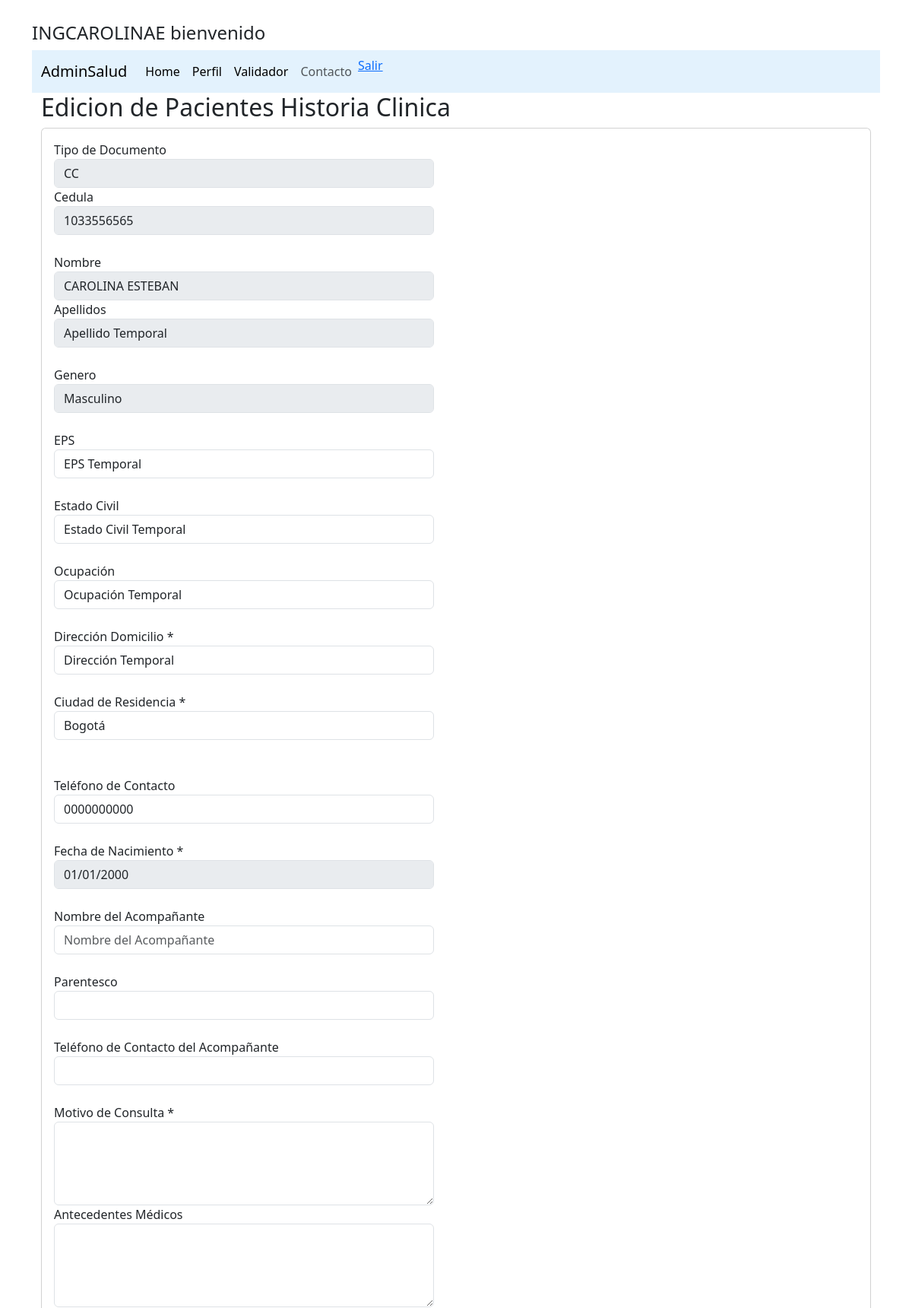
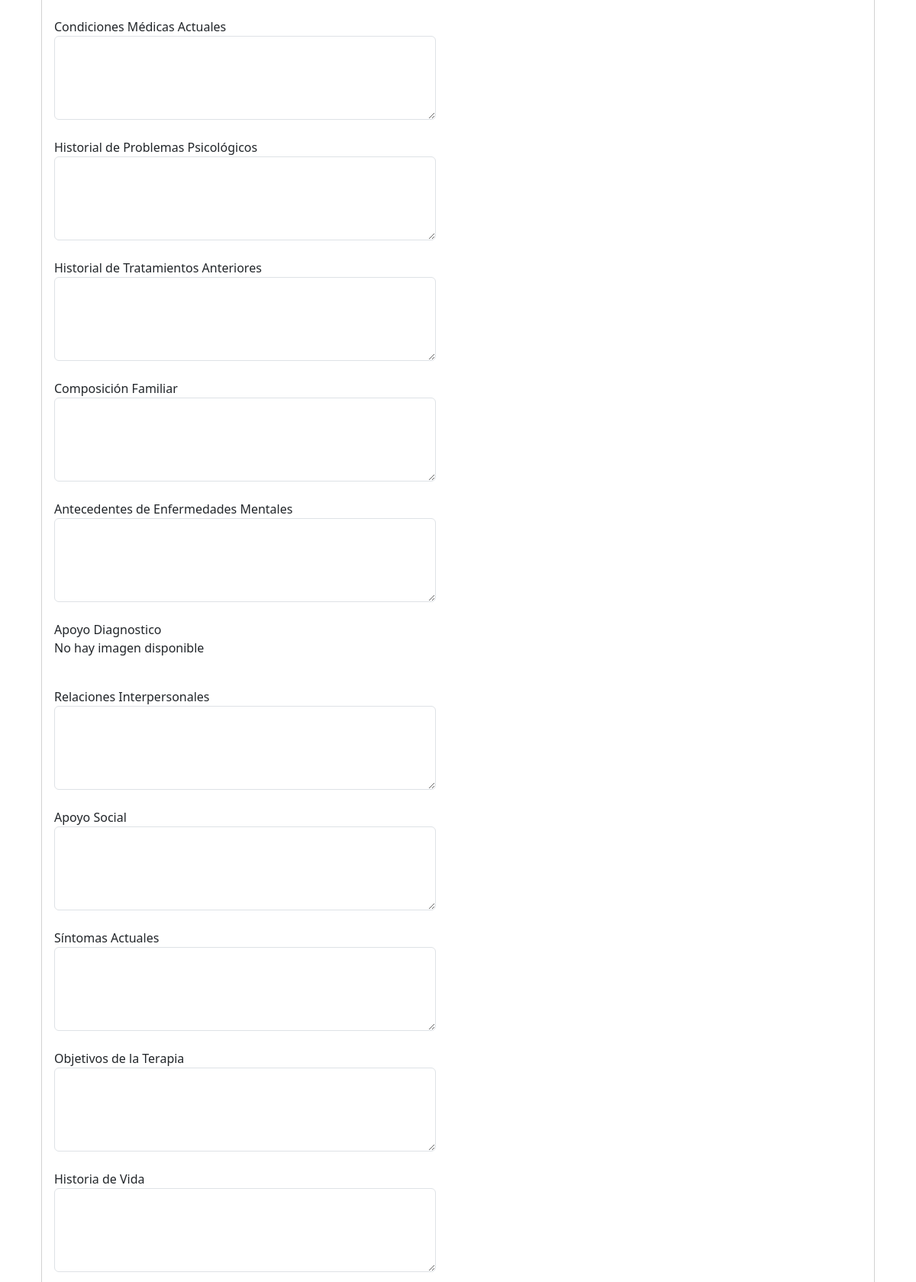
Page /editarPaciente/1033556565 (signed in, upper part) on the committed database (2 pictures, top to bottom).
### Aplicaciones/HC/models.py (models this page shows, shortened)
class Paciente(models.Model):
    class TipoDocumentoChoices(models.TextChoices):
        CC = 'CC', 'Cédula de Ciudadanía'
        CE = 'CE', 'Cédula de Extranjería'
        TI = 'TI', 'Tarjeta de Identidad'
        RC = 'RC', 'Registro Civil'
        PA = 'PA', 'Pasaporte'
    CIUDADES_COLOMBIA = [
        ('Bogotá', 'Bogotá'),
        ('Medellín', 'Medellín'),
        ('Cali', 'Cali'),
        ('Barranquilla', 'Barranquilla'),
        ('Cartagena', 'Cartagena'),
        ('Cúcuta', 'Cúcuta'),
        ('Bucaramanga', 'Bucaramanga'),
        ('Pereira', 'Pereira'),
        ('Santa Marta', 'Santa Marta'),
        ('Ibagué', 'Ibagué'),
    ]
    id_user = models.IntegerField(default=0)
    cc = models.IntegerField(primary_key=True, max_length=10)
    nombre = models.CharField(max_length=100, null=False)
    apellidos = models.CharField(max_length=100, null=False)
    genero = models.CharField(max_length=10, choices=[('Masculino', 'Masculino'), ('Femenino', 'Femenino'), ('Otro', 'Otro')], null=False)
    eps = models.CharField(max_length=100)
    estado_civil = models.CharField(max_length=50)
    ocupacion = models.CharField(max_length=100)
    direccion_domicilio = models.CharField(max_length=200, null=False)
    ciudad_residencia = models.CharField(max_length=100, choices=CIUDADES_COLOMBIA, null=False)
    tel_contacto = models.CharField(max_length=20, null=False)
    TipoDocumento = models.CharField(
        max_length=2,
        choices=TipoDocumentoChoices.choices,
        default=TipoDocumentoChoices.CC
    )
    fechaNacimiento = models.DateField(default='2000-01-01')
    nombreAcompanante = models.CharField(max_length=150, default='')
    parentesco = models.CharField(max_length=50, default='')
    tel_contacto_acompanante = models.CharField(max_length=20, default='')
    motivoConsulta = models.TextField(default='', null=False)
    AntecedentesMedicos = models.TextField(default='')
    CondicionesMedicasAct = models.TextField(default='')
    His_problemasPsicologicos = models.TextField(default='')
    His_tratamientoAnteriones = models.TextField(default='')
    composicionFamiliar = models.TextField(default='')
    antecedentesdeEnfermedadesMentales = models.TextField(default='')
    RelacionesInterpersonales = models.TextField(default='')
    ApoyoSocial = models.TextField(default='')
    SintomasActuales = models.TextField(default='')
    objetivosdelaTerapia = models.TextField(default='')
    HistoriadeVida = models.TextField(default='')
    evalucionDiagnosticaPreliminar = models.TextField(default='')
    enfoqueterapeutico = models.TextField(default='')
    FrecuenciadeSecciones = models.TextField(default='')
    IntervencionesyEstrategias = models.TextField(default='')
    fechaCreacion = models.DateTimeField(auto_now_add=True, null=False)
    num_historiaclinica = models.IntegerField(default=0,max_length=6)
    Examenes_clinicos = models.FileField(upload_to='archivos_clinicos/', null=True, blank=True)

### Aplicaciones/HC/views.py (the view)
def editarPaciente(request,cc):
    id_usuario = request.user.id
    paciente = Paciente.objects.get(cc=cc, id_user = id_usuario)
    context = {
        'paciente': paciente,
        'Examenes_clinicos': paciente.Examenes_clinicos.url if paciente.Examenes_clinicos else None,
    }
    return render(request, "editarPaciente.html", context)

### Aplicaciones/HC/templates/editarPaciente.html (shortened to what this page needs)
{% extends "./base.html" %}
{% block body %}
<div class="container">
    <div class="col">
        <h2> Edicion de Pacientes Historia Clinica </h2>
        <div class="card">
            <div class="card-body">
               <form action="/edicionPaciente/" method="post">
                 <div   class="form-group">
                    <label for="tipo_documento">Tipo de Documento</label>
                    <input type="text" id="tipo_documento" name="tipo_documento" value="{{paciente.TipoDocumento}}" class="form-control"
                     placeholder="Cedula" minlength="10" maxlength="10" readonly>
                </div>
                   <div   class="form-group">
                    <label for="numcc">Cedula</label>
                       <input type="text" id="numcc" name="numcc" value="{{paciente.cc}}" class="form-control"
                        placeholder="Cedula" minlength="10" maxlength="10" readonly>
                   </div>
                   <br>
                   <div  class="form-group">
                       <label for="txtnombre">Nombre</label>
                       <input type="text" id="txtnombre" name="txtnombre" value="{{paciente.nombre}}"  class="form-control"
                         maxlength="70" placeholder="Nombre" readonly>
                   </div>
                   <div   class="form-group">
                    <label for="txtapellidos">Apellidos</label>
                    <input type="text" id="txtapellidos" name="txtapellidos" value="{{paciente.apellidos}}"  class="form-control"
                      maxlength="70" placeholder="Apellido" readonly>
                   </div>
                   <br>
                   <div   class="form-group">
                    <label for="genero">Genero</label>
                    <input type="text" id="genero" name="genero" value="{{paciente.genero}}"  class="form-control"
                      maxlength="70" placeholder="Genero" readonly>
                   </div>
                   <br>
                   <div   class="form-group">
                    <label for="eps">EPS</label>
                    <input type="text" id="eps" name="eps" value="{{paciente.eps}}"  class="form-control"
                      maxlength="70" placeholder="EPS" >
                   </div>
                    <br>
                    <div class="form-group">
                        <label for="estado_civil">Estado Civil</label>
                        <input type="text" id="estado_civil" name="estado_civil" value="{{paciente.estado_civil}}" class="form-control" maxlength="50" placeholder="Estado Civil">
                    </div>
                    <br>
                    <div class="form-group">
                        <label for="ocupacion">Ocupación</label>
                        <input type="text" id="ocupacion" name="ocupacion"  value="{{paciente.ocupacion}}"  class="form-control" maxlength="100" placeholder="Ocupación">
                    </div>
                    <br>
                    <div class="form-group">
                        <label for="direccion_domicilio">Dirección Domicilio *</label>
                        <input type="text" id="direccion_domicilio" name="direccion_domicilio"   value="{{paciente.direccion_domicilio}}"  class="form-control" maxlength="200" placeholder="Dirección Domicilio" required>
                    </div>
                    <br>
                    <div class="form-group">
                        <label for="ciudad_residencia">Ciudad de Residencia *</label>
                        <select id="ciudad_residencia" name="ciudad_residencia" class="form-control" required>
                            <option value="Bogotá" {% if paciente.ciudad_residencia == "Bogotá" %}selected{% endif %}>Bogotá</option>
                        </select>
                    </div>
                    <br>
                    <br>
                    <div class="form-group">
                        <label for="tel_contacto">Teléfono de Contacto  </label>
                        <input type="text" id="tel_contacto" name="tel_contacto" value="{{paciente.tel_contacto}}" class="form-control" maxlength="20" placeholder="Teléfono de Contacto" required>
                    </div>
                    <br>
                    <div class="form-group">
                        <label for="fecha_nacimiento">Fecha de Nacimiento *</label>
                        <input type="date" id="fecha_nacimiento" name="fecha_nacimiento"  value="{{paciente.fechaNacimiento|date:'Y-m-d'}}" class="form-control" readonly>
                    </div>
                    <br>
                    <div class="form-group">
                        <label for="nombre_acompanante">Nombre del Acompañante</label>
                        <input type="text" id="nombre_acompanante" name="nombre_acompanante" value="{{paciente.nombreAcompanante}}"  class="form-control" maxlength="150" placeholder="Nombre del Acompañante">
                    </div>
                    <br>
                    <div class="form-group">
                        <label for="parentesco">Parentesco</label>
                        <input type="text" id="parentesco" name="parentesco" value="{{paciente.parentesco}}"   class="form-control" maxlength="50">
                    </div>
                    <br>
                    <div class="form-group">
                        <label for="tel_contacto_acompanante">Teléfono de Contacto del Acompañante</label>
                        <input type="text" id="tel_contacto_acompanante" name="tel_contacto_acompanante"  value="{{paciente.tel_contacto_acompanante}}" class="form-control" maxlength="10"  pattern="\d{10}" inputmode="numeric" oninput="this.value = this.value.replace(/[^0-9]/g, '').slice(0, 10)">
                    </div>
                    <br>
                    <div class="form-group">
                        <label for="motivoConsulta">Motivo de Consulta *</label>
                        <textarea id="motivoConsulta" name="motivoConsulta" class="form-control" rows="4" required readonly>{{ paciente.motivoConsulta }}</textarea>
                    </div>
                    <div class="form-group">
                        <label for="AntecedentesMedicos">Antecedentes Médicos</label>
                        <textarea id="AntecedentesMedicos" name="AntecedentesMedicos" class="form-control" rows="4" >{{paciente.AntecedentesMedicos}}</textarea>
                    </div>
                    <br>
                    <div class="form-group">
                        <label for="CondicionesMedicasAct">Condiciones Médicas Actuales</label>
                        <textarea id="CondicionesMedicasAct" name="CondicionesMedicasAct" class="form-control" rows="4" >{{paciente.CondicionesMedicasAct}}</textarea>
                    </div>
                    <br>
                    <div class="form-group">
                        <label for="His_problemasPsicologicos">Historial de Problemas Psicológicos</label>
                        <textarea id="His_problemasPsicologicos" name="His_problemasPsicologicos"  class="form-control" rows="4" >{{paciente.His_problemasPsicologicos}}</textarea>
                    </div>
                    <br>
                    <div class="form-group">
                        <label for="His_tratamientoAnteriones">Historial de Tratamientos Anteriores</label>
                        <textarea id="His_tratamientoAnteriones" name="His_tratamientoAnteriones"   class="form-control" rows="4" >{{paciente.His_tratamientoAnteriones}}</textarea>
                    </div>
                    <br>
                    <div class="form-group">
                        <label for="composicionFamiliar">Composición Familiar</label>
                        <textarea id="composicionFamiliar" name="composicionFamiliar"   class="form-control" rows="4" >{{paciente.composicionFamiliar}}</textarea>
                    </div>
                    <br>
                    <div class="form-group">
                        <label for="antecedentesdeEnfermedadesMentales">Antecedentes de Enfermedades Mentales</label>
                        <textarea id="antecedentesdeEnfermedadesMentales" name="antecedentesdeEnfermedadesMentales"   class="form-control" rows="4">{{paciente.antecedentesdeEnfermedadesMentales}}</textarea>
                    </div>
                    <br>
                    <div class="form-group">
                        <label for="Examenes_clinicos">Apoyo Diagnostico</label>
                        {% if Examenes_clinicos %}
                            <a href="{{ Examenes_clinicos }}" target="_blank">
                                <img src="{{ Examenes_clinicos }}" alt="Examenes_clinicos" class="img-thumbnail" style="max-width: 200px;">
                            </a>
                        {% else %}
                            <p>No hay imagen disponible</p>
                        {% endif %}
                    </div>
                    <br>
                    <div class="form-group">
                        <label for="RelacionesInterpersonales">Relaciones Interpersonales</label>
                        <textarea id="RelacionesInterpersonales" name="RelacionesInterpersonales"  class="form-control" rows="4" >{{paciente.RelacionesInterpersonales}}</textarea>
                    </div>
                    <br>
                    <div class="form-group">
                        <label for="ApoyoSocial">Apoyo Social</label>
                        <textarea id="ApoyoSocial" name="ApoyoSocial"  class="form-control" rows="4">{{paciente.ApoyoSocial}}</textarea>
                    </div>
                    <br>
                    <div class="form-group">
                        <label for="SintomasActuales">Síntomas Actuales</label>
                        <textarea id="SintomasActuales" name="SintomasActuales"   class="form-control" rows="4" > {{paciente.SintomasActuales}}</textarea>
                    </div>
                    <br>
                    <div class="form-group">
                        <label for="objetivosdelaTerapia">Objetivos de la Terapia</label>
                        <textarea id="objetivosdelaTerapia" name="objetivosdelaTerapia"  class="form-control" rows="4">{{paciente.objetivosdelaTerapia}}</textarea>
                    </div>
                    <br>
                    <div class="form-group">
                        <label for="HistoriadeVida">Historia de Vida</label>
                            <textarea id="HistoriadeVida" name="HistoriadeVida"   class="form-control" rows="4" >{{paciente.HistoriadeVida}}</textarea>
                    </div>
                    <br>
                    <br>
                    <br>
                    <br>
                    <br>
                </form>
            </div>
        </div>
    </div>
</div>
{% endblock %}

### Aplicaciones/HC/templates/base.html (shortened to what this page needs)
<!DOCTYPE html>
<html lang="en">
<head>
    {% load static %}
    <link href="https://cdn.jsdelivr.net/npm/bootstrap@5.3.0/dist/css/bootstrap.min.css" rel="stylesheet">
    <link rel="stylesheet" href="{% static 'css/gestionpacientes.css' %}">
</head>
<body>
  <div class="container">
    <div class="row">
      <div class="col">
        <h4>
          <br>
          {{ user.username | upper }} bienvenido
          </h4>
            <nav class="navbar navbar-expand-lg bg-ingo navbar-light" style="background-color: #e3f2fd;">
              <div class="container-fluid">
                <a class="navbar-brand" href="#">AdminSalud</a>
                <div class="collapse navbar-collapse" id="navbarNav">
                  <ul class="navbar-nav">
                    <li class="nav-item">
                      <a class="nav-link active" aria-current="page" href="{% url 'home' %}">Home</a>
                    </li>
                    <li class="nav-item">
                      <a class="nav-link active" aria-current="page" href="{% url 'editarPerfil' %}">Perfil</a>
                    </li>
                    <li class="nav-item">
                      <a class="nav-link active" aria-current="page" href="Validador.html">Validador</a>
                    </li>
                    <li class="nav-item">
                      <a class="nav-link" href="#">Contacto</a>
                    </li>
                  {% if request.user.is_authenticated %}
                      <li><a href={% url 'exit' %}>Salir</a></li>
                  {% else %}
                      <li><a href={% url 'login' %}>Ingresar</a></li>
                  {% endif %}
                  </ul>
                </div>
              </div>
            </nav>
         </div>
      </div>
    </div>
    <div class="container">
    {% block body %}
    {% endblock %}
    </div>
</body>
</html>

### Aplicaciones/HC/templates/base.html (style rules this page uses)
input[readonly] { background-color: #e9ecef; cursor: not-allowed; }
@media (min-width: 768px) { .form-control { max-width: 500px; } }

### rows in the picture
Paciente: tipo_documento "CC", numcc "1033556565", txtnombre "CAROLINA ESTEBAN", txtapellidos "Apellido Temporal", genero "Masculino", eps "EPS Temporal", estado_civil "Estado Civil Temporal", ocupacion "Ocupación Temporal", direccion_domicilio "Dirección Temporal", ciudad_residencia "Bogotá", tel_contacto "0000000000", fecha_nacimiento "01/01/2000"

### other values in the picture
{{ user.username | upper }} "INGCAROLINAE"
